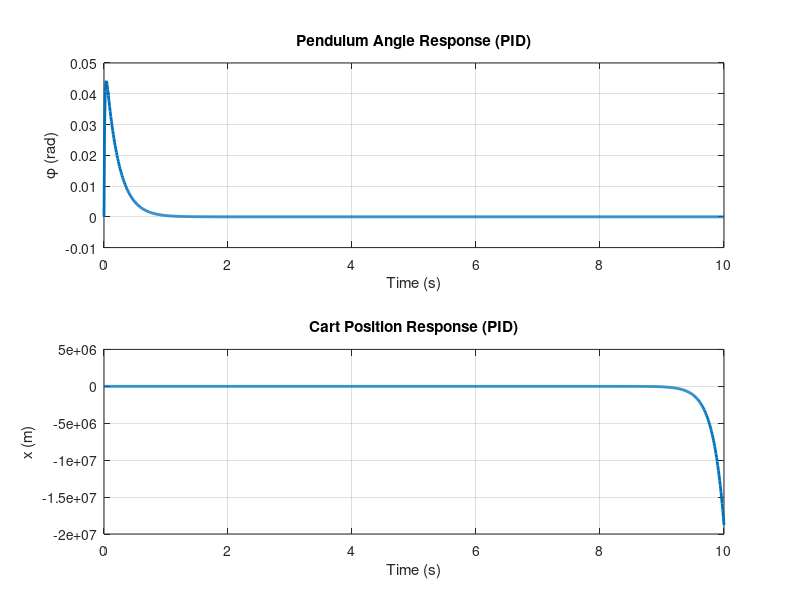

The MATLAB source for this figure:
M = 0.5;
m = 0.2;
b = 0.1;
I = 0.006;
g = 9.8;
l = 0.3;
q = (M+m)*(I+m*l^2)-(m*l)^2;
s = tf('s');
P_pend = (m*l*s/q)/(s^3 + (b*(I + m*l^2))*s^2/q - ((M + m)*m*g*l)*s/q - b*m*g*l/q);
P_cart = (((I+m*l^2)/q)*s^2 - (m*g*l/q))/(s^4 + (b*(I + m*l^2))*s^3/q - ((M + m)*m*g*l)*s^2/q - b*m*g*l*s/q);

Kp = 100;
Ki = 1;
Kd = 20;
C = pid(Kp,Ki,Kd);
T = feedback(P_pend,C);
T2 = feedback(1,P_pend*C)*P_cart;

%% Pendulum and cart response given input disturbance
t=0:0.01:10;
[phi_resp, t_phi] = impulse(T,t);
[x_resp, t_x] = impulse(T2,t);

figure
subplot(2,1,1)
plot(t_phi,phi_resp,'LineWidth',2)
title('Pendulum Angle Response (PID)')
xlabel('Time (s)')
ylabel('\phi (rad)')
grid on

subplot(2,1,2)
plot(t_x,x_resp,'LineWidth',2)
title('Cart Position Response (PID)')
xlabel('Time (s)')
ylabel('x (m)')
grid on
